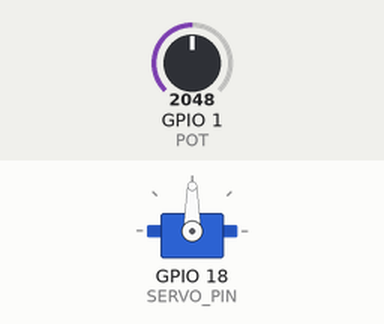
This sketch was run on a simulated ESP32-S3. On the bench: servo. The test bench sets the inputs (shaded band); at power-on: GPIO 1 (POT) = 2048.

Above: at 1.2 s.
1.3 s: GPIO 1 (POT) set to 2866
At 2.2 s:
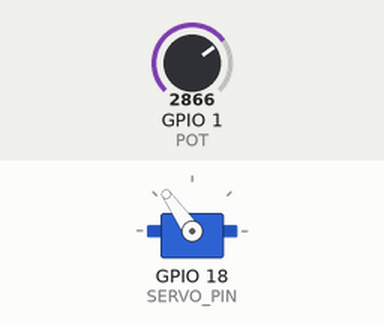
2.8 s: GPIO 1 (POT) set to 3603
At 3.3 s:
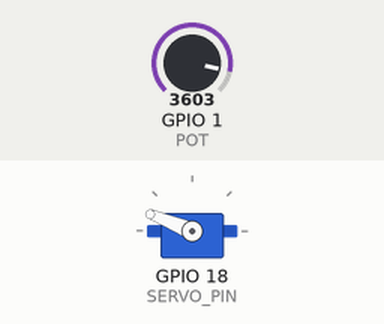
4.3 s: GPIO 1 (POT) set to 4095
At 5.5 s:
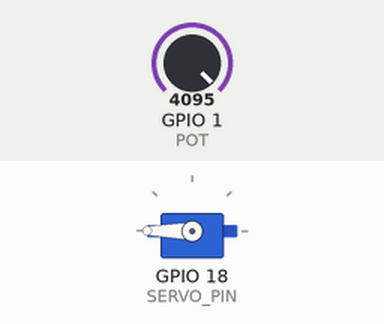
5.8 s: GPIO 1 (POT) set to 1228
At 6.8 s:
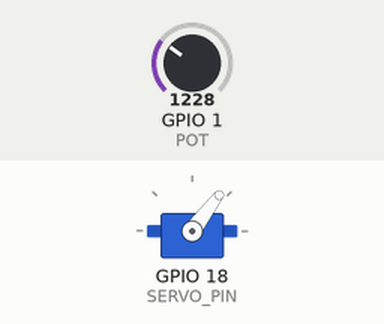
7.3 s: GPIO 1 (POT) set to 491
At 7.9 s:
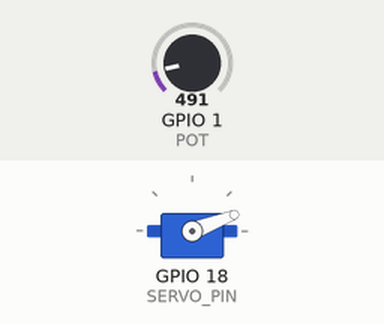
Timing chart, 0 to 9.8 s (numbered marks = the images above; inputs shaded):
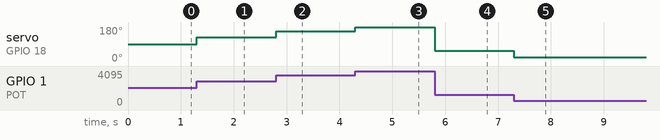

Measured:
- after the input at 1.3 s, servo on GPIO 18 (SERVO_PIN): 90° → 125° at once
- after the input at 2.8 s, servo on GPIO 18 (SERVO_PIN): 125° → 158° at once
- after the input at 4.3 s, servo on GPIO 18 (SERVO_PIN): 158° → 180° at once
- after the input at 5.8 s, servo on GPIO 18 (SERVO_PIN): 180° → 53° at once
- after the input at 7.3 s, servo on GPIO 18 (SERVO_PIN): 53° → 21° at once

The sketch:

sketch.ino
```cpp
#include <ESP32Servo.h>
#define POT 1
#define SERVO_PIN 18

Servo myServo;
void setup() {
    myServo.attach(SERVO_PIN);
}

void loop() {
  int potVal = analogRead(POT);
    int angle = map(potVal, 0, 4095, 0, 180);
    myServo.write(angle);
}
```
